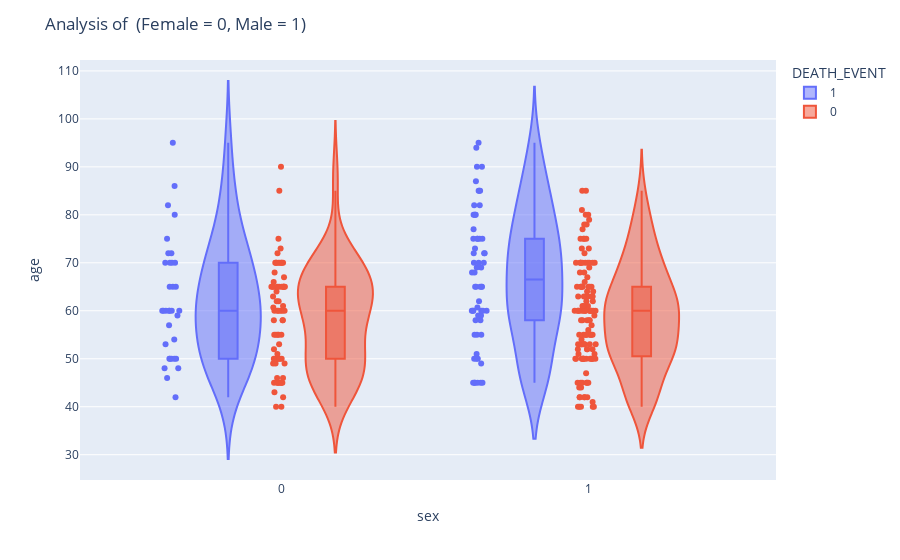

Write notebook code for a chart like this one.
### Markdown cell above
### Relationship between age and sex with regards to Death Event

### Code cell
fig = px.violin(df, x = 'sex', y = 'age', color = 'DEATH_EVENT', points = 'all',
               box = True, hover_data = df.columns)
fig.update_layout(
    title_text = "Analysis of  (Female = 0, Male = 1)")
fig

### Figure 1 — Plotly figure (JSON) as saved in the notebook; plotly's stock layout.template omitted (floating-point values rounded to 4 significant figures; data arrays with more than 128 entries replaced by an {"elided": "..."} marker saying what was removed)
{"data": [{"alignmentgroup": "True", "box": {"visible": true}, "customdata": {"elided": "96x13 float values"}, "hovertemplate": "DEATH_EVENT=%{customdata[12]}<br>sex=%{customdata[9]}<br>age=%{customdata[0]}<br>anaemia=%{customdata[1]}<br>creatinine_phosphokinase=%{customdata[2]}<br>diabetes=%{customdata[3]}<br>ejection_fraction=%{customdata[4]}<br>high_blood_pressure=%{customdata[5]}<br>platelets=%{customdata[6]}<br>serum_creatinine=%{customdata[7]}<br>serum_sodium=%{customdata[8]}<br>smoking=%{customdata[10]}<br>time=%{customdata[11]}<extra></extra>", "legendgroup": "1", "marker": {"color": "#636efa"}, "name": "1", "offsetgroup": "1", "orientation": "v", "points": "all", "scalegroup": "True", "showlegend": true, "type": "violin", "x": [1, 1, 1, 1, 0, 1, 1, 1, 0, 1, 1, 1, 1, 1, 1, 1, 1, 0, 0, 0, 1, 0, 1, 0, 1, 1, 1, 1, 1, 0, 1, 1, 1, 0, 0, 1, 0, 1, 0, 1, 1, 1, 1, 0, 1, 0, 0, 0, 0, 1, 1, 1, 1, 0, 1, 1, 0, 1, 0, 1, 1, 1, 1, 0, 0, 1, 0, 1, 0, 0, 1, 0, 1, 1, 1, 0, 0, 1, 0, 1, 1, 1, 1, 1, 1, 0, 0, 1, 1, 0, 0, 1, 0, 1, 1, 1], "x0": " ", "xaxis": "x", "y": [75, 55, 65, 50, 65, 90, 75, 60, 65, 80, 75, 62, 45, 50, 82, 87, 45, 70, 48, 65, 68, 75, 80, 95, 70, 58, 82, 94, 85, 50, 65, 69, 90, 82, 60, 70, 50, 70, 60, 50, 51, 60, 80, 57, 68, 53, 60, 70, 60, 95, 49, 72, 45, 50, 45, 60, 42, 72, 70, 65, 85, 69, 60, 60, 59, 60, 72, 85, 70, 86, 60, 46, 80, 72, 75, 72, 50, 45, 80, 59, 59, 65, 75, 58, 60.67, 50, 60, 45, 77, 48, 54, 73, 60, 55, 65, 55], "y0": " ", "yaxis": "y"}, {"alignmentgroup": "True", "box": {"visible": true}, "customdata": {"elided": "203x13 float values"}, "hovertemplate": "DEATH_EVENT=%{customdata[12]}<br>sex=%{customdata[9]}<br>age=%{customdata[0]}<br>anaemia=%{customdata[1]}<br>creatinine_phosphokinase=%{customdata[2]}<br>diabetes=%{customdata[3]}<br>ejection_fraction=%{customdata[4]}<br>high_blood_pressure=%{customdata[5]}<br>platelets=%{customdata[6]}<br>serum_creatinine=%{customdata[7]}<br>serum_sodium=%{customdata[8]}<br>smoking=%{customdata[10]}<br>time=%{customdata[11]}<extra></extra>", "legendgroup": "0", "marker": {"color": "#EF553B"}, "name": "0", "offsetgroup": "0", "orientation": "v", "points": "all", "scalegroup": "True", "showlegend": true, "type": "violin", "x": {"elided": "203 int values"}, "x0": " ", "xaxis": "x", "y": {"elided": "203 float values"}, "y0": " ", "yaxis": "y"}], "layout": {"legend": {"title": {"text": "DEATH_EVENT"}, "tracegroupgap": 0}, "margin": {"t": 60}, "title": {"text": "Analysis of  (Female = 0, Male = 1)"}, "violinmode": "group", "xaxis": {"anchor": "y", "domain": [0, 1], "title": {"text": "sex"}}, "yaxis": {"anchor": "x", "domain": [0, 1], "title": {"text": "age"}}}}
